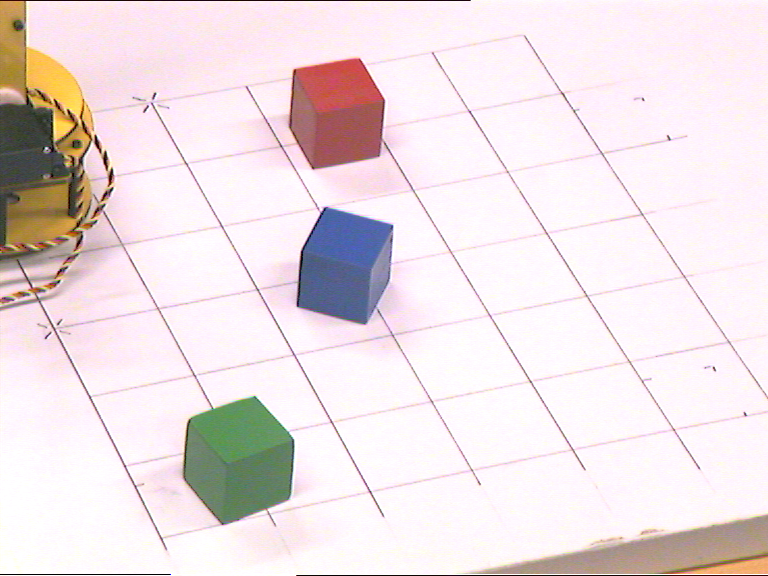
#> input picture task_6/blocks-col.png, 768 x 576 px, found by its file name
$ jupyter execute 'Python_template_(1).ipynb'
#> lines starting #> are read from the running program, lines starting #| are printed output that depends on the picture; after the words box and inside, x2 and y2 are one past the last pixel; in counts of white or black regions, pixels touching at a corner belong together
# 3D Computer Vision - Exercise 6
Olivier kanamugire

02.03.2025

## Task 1. Detection by color thresholding (1 point).

[cell 1]
import cv2
import numpy as np
import matplotlib.pyplot as plt

def show_images(images, titles):
    fig, ax = plt.subplots(1, len(images), figsize=(15, 6))
    for idx, img in enumerate(images):
        ax[idx].imshow(img, cmap='gray' if len(img.shape) == 2 else None)
        ax[idx].set_title(titles[idx])
        ax[idx].axis('off')
    plt.show()


# Load and convert images
blocks = cv2.imread('/content/blocks-col.png')
#> blocks is the input picture: shape (576, 768, 3); mean B, G, R 227.5, 224.6, 237.1
blocks_rgb = cv2.cvtColor(blocks, cv2.COLOR_BGR2RGB)
blocks_hsv = cv2.cvtColor(blocks, cv2.COLOR_BGR2HSV)
#> blocks_hsv: shape (576, 768, 3); mean H, S, V 116, 25.6, 239.5

circles = cv2.imread('/content/circles.png')
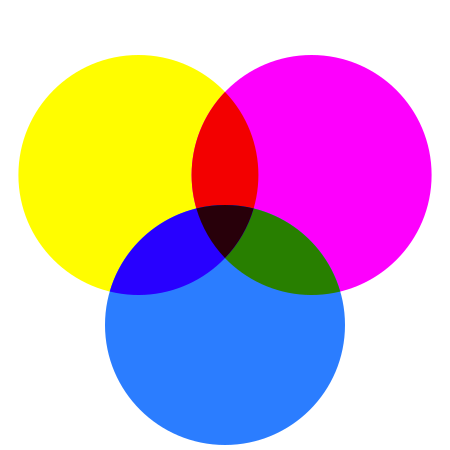
#> input picture task_6/circles.png, 450 x 450 px, found by its file name
#> circles is the input picture: shape (450, 450, 3); mean B, G, R 197.9, 173.6, 206.7
circles_rgb = cv2.cvtColor(circles, cv2.COLOR_BGR2RGB)
circles_hsv = cv2.cvtColor(circles, cv2.COLOR_BGR2HSV)
#> circles_hsv: shape (450, 450, 3); mean H, S, V 52.3, 137.4, 248.7

# Define red color range in RGB
lower_red_rgb = np.array([150, 0, 0])
upper_red_rgb = np.array([255, 100, 100])

# Define red color range in HSV
lower_red_hsv = np.array([0, 120, 70])
upper_red_hsv = np.array([15, 255, 255])

# Apply color thresholding for blocks image
mask_rgb_blocks = cv2.inRange(blocks_rgb, lower_red_rgb, upper_red_rgb)
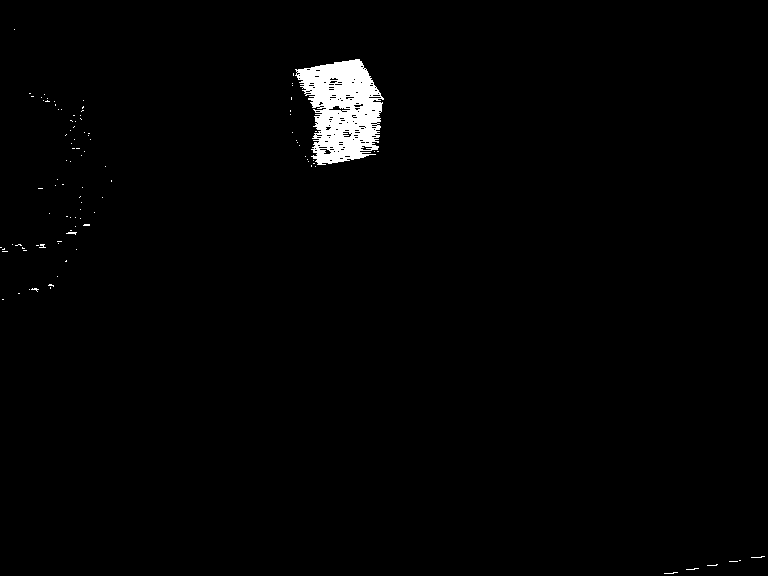
#> mask_rgb_blocks: shape (576, 768); 1.4% white; 103 white regions (101 under 20 px), largest, box (x1, y1, x2, y2) and area: (295, 59, 384, 165) 5901, (66, 232, 77, 235) 20
mask_hsv_blocks = cv2.inRange(blocks_hsv, lower_red_hsv, upper_red_hsv)
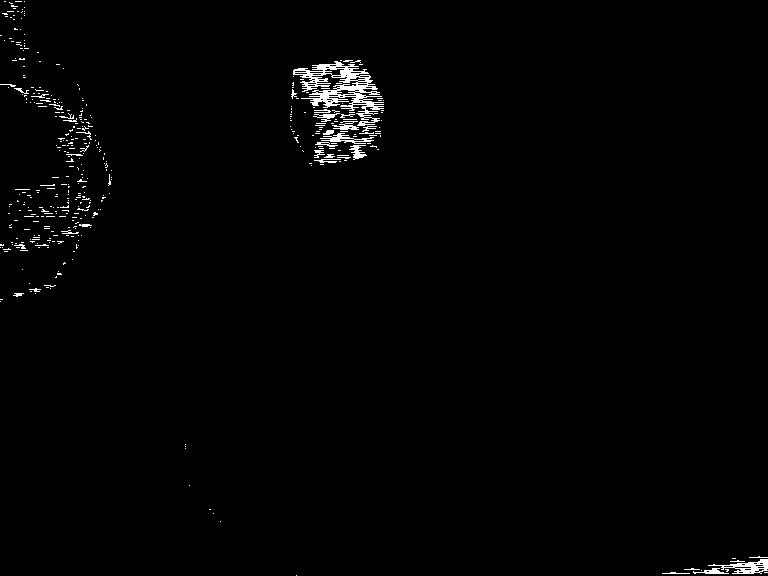
#> mask_hsv_blocks: shape (576, 768); 1.2% white in thin lines or dots

# Apply the same thresholds to the circles image
mask_rgb_circles = cv2.inRange(circles_rgb, lower_red_rgb, upper_red_rgb)
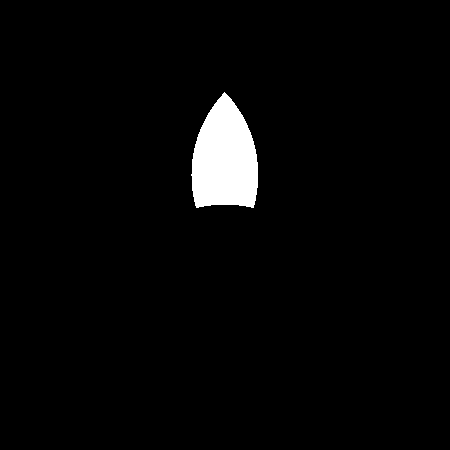
#> mask_rgb_circles: shape (450, 450); 2.9% white; 1 white region, box (x1, y1, x2, y2) and area: (191, 92, 258, 208) 5793
mask_hsv_circles = cv2.inRange(circles_hsv, lower_red_hsv, upper_red_hsv)
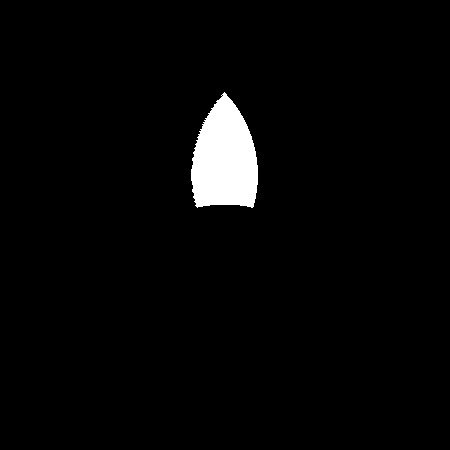
#> mask_hsv_circles: shape (450, 450); 2.8% white; 1 white region, box (x1, y1, x2, y2) and area: (191, 92, 258, 208) 5713

# Display results for blocks image
show_images([blocks_rgb, mask_rgb_blocks, mask_hsv_blocks],
            ["Original Blocks Image", "RGB Thresholding", "HSV Thresholding"])
#> the loop in show_images, `for idx, img in enumerate(images):` made 3 passes

# Display results for circles image
show_images([circles_rgb, mask_rgb_circles, mask_hsv_circles],
            ["Original Circles Image", "RGB Thresholding", "HSV Thresholding"])
#> the loop in show_images (call 2), `for idx, img in enumerate(images):` made 3 passes
